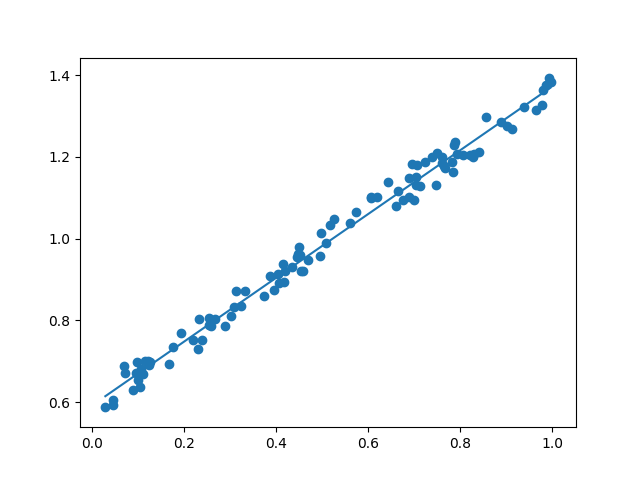

Generate this figure with Python:
import os
os.environ['TF_CPP_MIN_LOG_LEVEL'] = '3'

import tensorflow as tf
import numpy as np
import matplotlib.pyplot as plt

tf.compat.v1.logging.set_verbosity(tf.compat.v1.logging.ERROR)

# defining computation graph
w = tf.Variable(.3, tf.float32)
b = tf.Variable(-.3, tf.float32)

x = tf.placeholder(tf.float32)
y = tf.placeholder(tf.float32)

out = w * x + b

loss = tf.reduce_sum(tf.square(out - y))

optimizer = tf.train.GradientDescentOptimizer(1e-3)
train = optimizer.minimize(loss)

# generating training samples
x_train = np.random.random_sample((100,)).astype(np.float32)
y_train = np.random.random_sample((1,)) * x_train + np.random.random_sample((1,)) + .1 * np.random.random_sample((100,)).astype(np.float32)

# initializing variables and session
init = tf.global_variables_initializer()
sess = tf.compat.v1.Session()
sess.run(init)
for i in range(1000):
    sess.run(train, {x:x_train, y:y_train})
    current_loss = sess.run(loss, {x:x_train, y:y_train})
    print("step %d: training loss %f" % (i, current_loss))

w_res = sess.run(w)
b_res = sess.run(b)

x_test = np.linspace(x_train.min(), x_train.max(), 100)
y_test = x_test * w_res + b_res

plt.scatter(x_train, y_train)
plt.plot(x_test, y_test)
plt.savefig('1_linear_regression.png')
